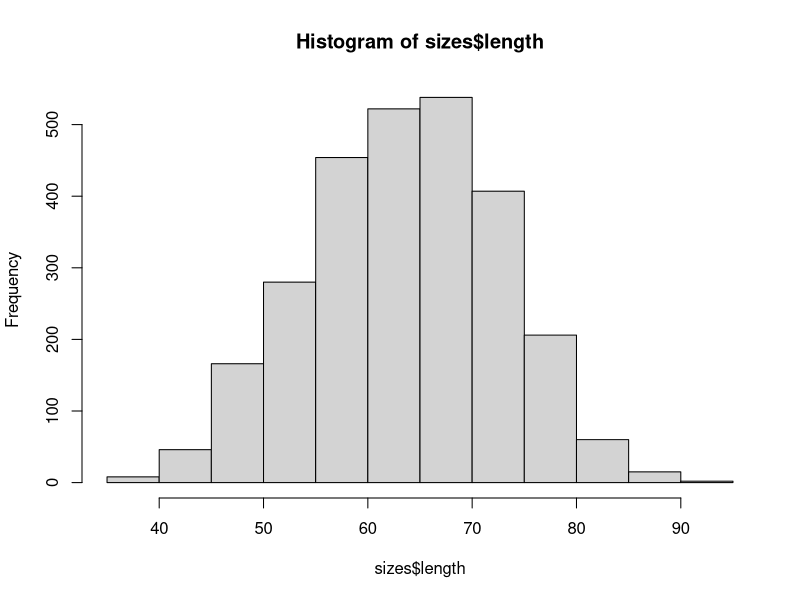
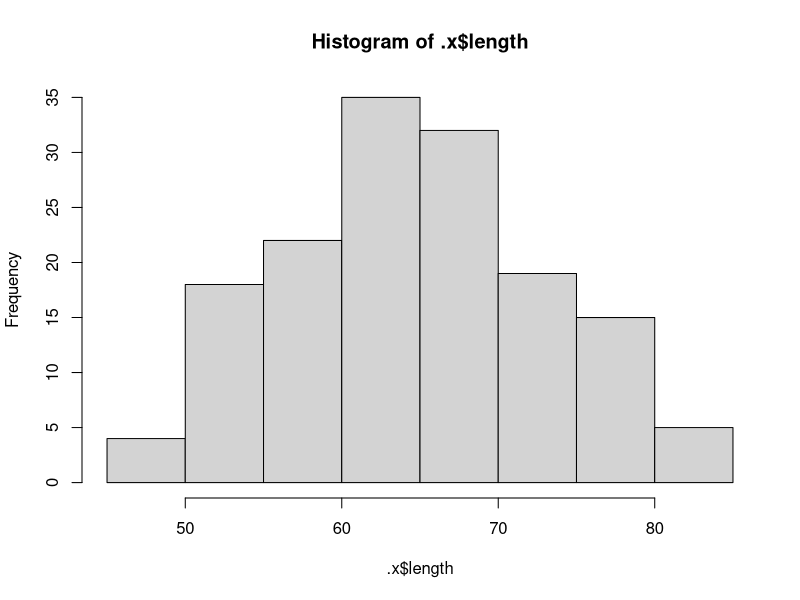
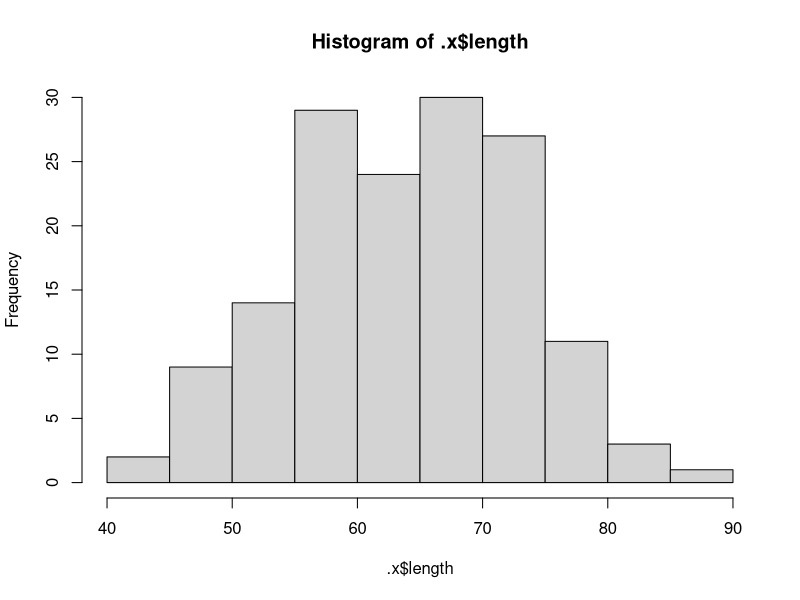
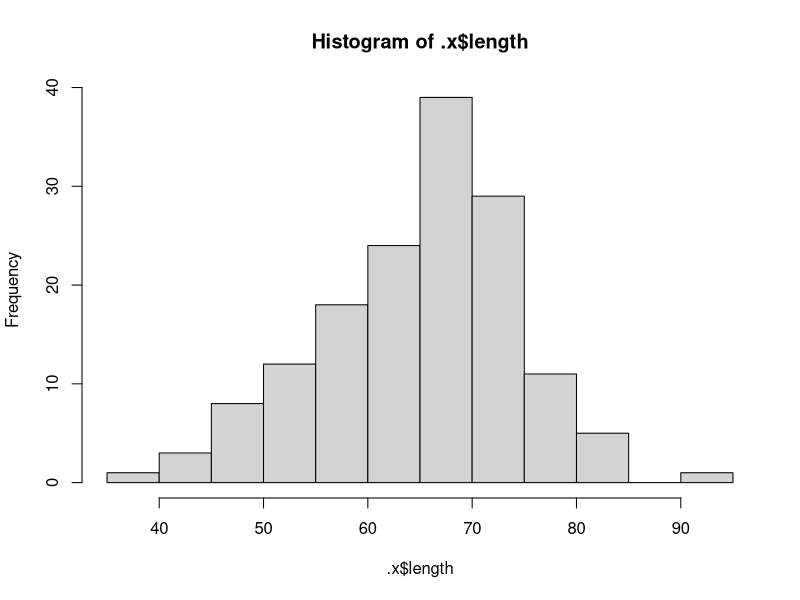
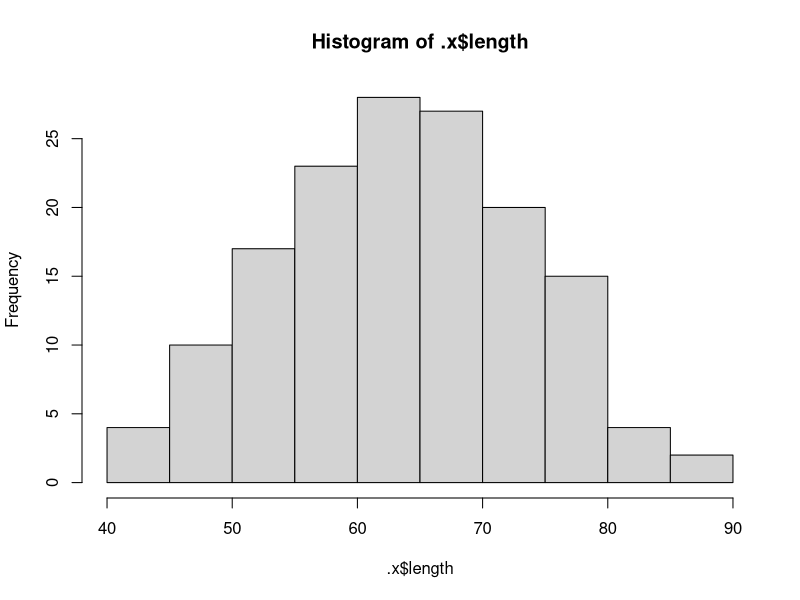
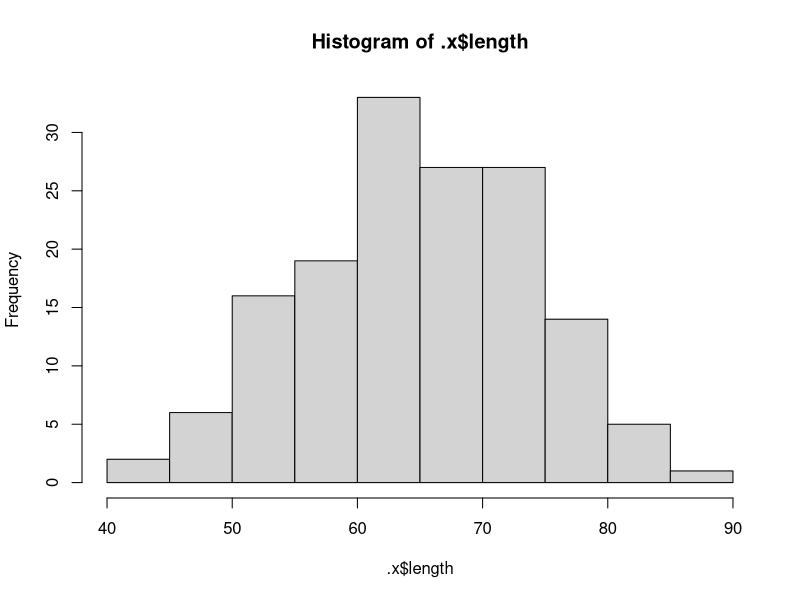
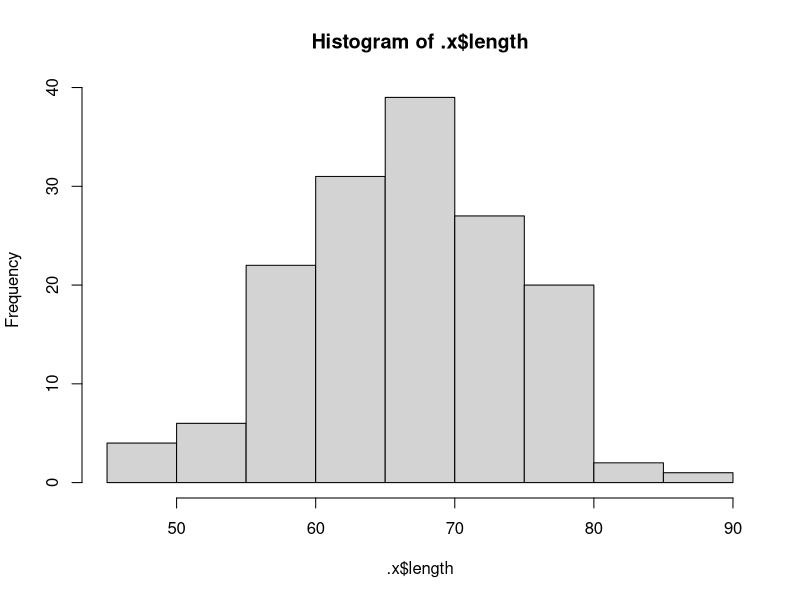
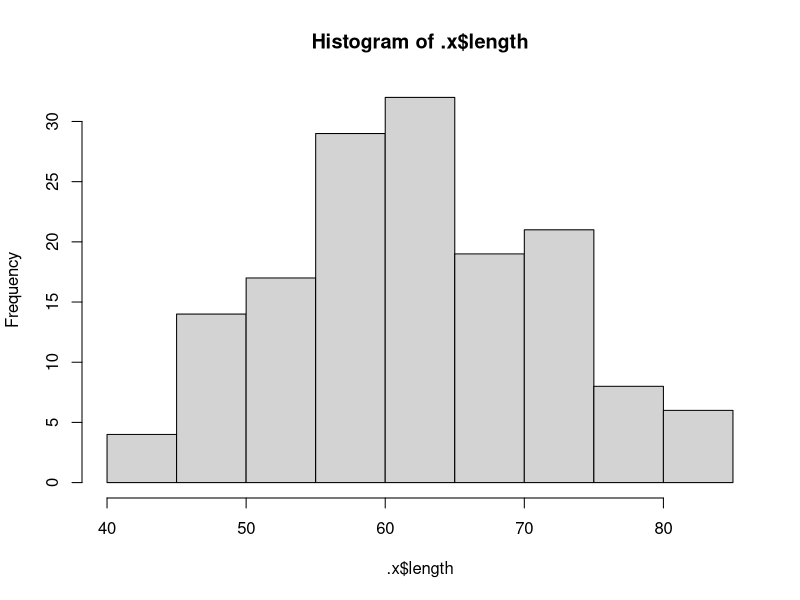

R code for these plots, in order: (Note: this script raises an error after producing the figures.)
## ---- chunk 1
library(ggplot2)
library(tidyverse)
library(readxl)
library(lme4)
setwd("/Users/graceleuchtenberger/Library/Mobile Documents/com~apple~CloudDocs/Documents/Density_field")

## ---- chunk 2
setwd("/Users/graceleuchtenberger/Library/Mobile Documents/com~apple~CloudDocs/Documents/Density_field")
sizes <- read_xlsx("data/Growth/Sizes/06272025.xlsx")
treat_key <- read_xlsx("data/treatment_key.xlsx")
colnames(sizes) <- c("date", "bag_num_og", "pic_num", "oyster_num", "length")
## ---- chunk 3
hist(sizes$length)
## ---- chunk 4
sizes %>%
  group_by(bag_num_og) %>%
  group_walk(~ hist(.x$length))
## ---- chunk 5
sizes$top_bottom <- substring(sizes$bag_num_og, 4) 
sizes$bag_num <- substr(sizes$bag_num_og, start = 1, stop = 2)
sizes$bag_num <- as.factor(sizes$bag_num)
treat_key$bag_num <- as.factor(treat_key$bag_num)
sizes <- left_join(sizes, treat_key, by = "bag_num")

## ---- chunk 6
mean_sizes <- sizes %>%
  group_by(bag_num) %>%
  summarise(mean_length = mean(length, na.rm = TRUE),
            std_error = sd(length, na.rm = TRUE)/sqrt(length(mean_length)),
            .groups = 'drop')
## ---- chunk 7
ggplot(sizes, aes(x=bag_num, y=length, fill = top_bottom)) + 
    geom_boxplot()
## ---- chunk 8
ggplot(sizes, aes(x=tide, y=length)) + 
    geom_boxplot()
## ---- chunk 9
ggplot(sizes, aes(x=density, y=length)) + 
    geom_boxplot()
## ---- chunk 10
ggplot(sizes, aes(x=rack, y=length)) + 
    geom_boxplot()
## ---- chunk 11
ggplot(sizes, aes(x=piling, y=length)) + 
    geom_boxplot()
